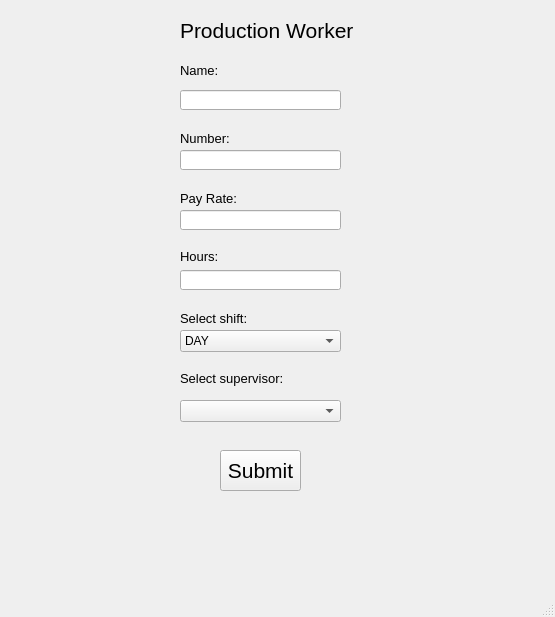
<?xml version="1.0" encoding="UTF-8"?>
<ui version="4.0">
 <class>MainWindow</class>
 <widget class="QMainWindow" name="MainWindow">
  <property name="geometry">
   <rect>
    <x>0</x>
    <y>0</y>
    <width>555</width>
    <height>617</height>
   </rect>
  </property>
  <property name="windowTitle">
   <string>MainWindow</string>
  </property>
  <widget class="QWidget" name="centralwidget">
   <widget class="QLabel" name="emp_name_label">
    <property name="geometry">
     <rect>
      <x>180</x>
      <y>60</y>
      <width>47</width>
      <height>21</height>
     </rect>
    </property>
    <property name="font">
     <font>
      <pointsize>10</pointsize>
     </font>
    </property>
    <property name="text">
     <string>Name:</string>
    </property>
   </widget>
   <widget class="QLineEdit" name="lineEditWorkName">
    <property name="geometry">
     <rect>
      <x>180</x>
      <y>90</y>
      <width>161</width>
      <height>20</height>
     </rect>
    </property>
   </widget>
   <widget class="QLabel" name="emp_num_label">
    <property name="geometry">
     <rect>
      <x>180</x>
      <y>130</y>
      <width>61</width>
      <height>16</height>
     </rect>
    </property>
    <property name="font">
     <font>
      <pointsize>10</pointsize>
     </font>
    </property>
    <property name="text">
     <string>Number:</string>
    </property>
   </widget>
   <widget class="QLineEdit" name="lineEditWorkNumber">
    <property name="geometry">
     <rect>
      <x>180</x>
      <y>150</y>
      <width>161</width>
      <height>20</height>
     </rect>
    </property>
   </widget>
   <widget class="QLabel" name="pr_work_label">
    <property name="geometry">
     <rect>
      <x>180</x>
      <y>20</y>
      <width>181</width>
      <height>20</height>
     </rect>
    </property>
    <property name="font">
     <font>
      <pointsize>16</pointsize>
     </font>
    </property>
    <property name="text">
     <string>Production Worker</string>
    </property>
   </widget>
   <widget class="QLabel" name="rate_label">
    <property name="geometry">
     <rect>
      <x>180</x>
      <y>190</y>
      <width>61</width>
      <height>16</height>
     </rect>
    </property>
    <property name="font">
     <font>
      <pointsize>10</pointsize>
     </font>
    </property>
    <property name="text">
     <string>Pay Rate:</string>
    </property>
   </widget>
   <widget class="QLabel" name="hours_label">
    <property name="geometry">
     <rect>
      <x>180</x>
      <y>250</y>
      <width>47</width>
      <height>13</height>
     </rect>
    </property>
    <property name="font">
     <font>
      <pointsize>10</pointsize>
     </font>
    </property>
    <property name="text">
     <string>Hours:</string>
    </property>
   </widget>
   <widget class="QLineEdit" name="lineEditRate">
    <property name="geometry">
     <rect>
      <x>180</x>
      <y>210</y>
      <width>161</width>
      <height>20</height>
     </rect>
    </property>
   </widget>
   <widget class="QLineEdit" name="lineEditHours">
    <property name="geometry">
     <rect>
      <x>180</x>
      <y>270</y>
      <width>161</width>
      <height>20</height>
     </rect>
    </property>
   </widget>
   <widget class="QComboBox" name="comboBoxWorkShift">
    <property name="geometry">
     <rect>
      <x>180</x>
      <y>330</y>
      <width>161</width>
      <height>22</height>
     </rect>
    </property>
    <item>
     <property name="text">
      <string>DAY</string>
     </property>
    </item>
    <item>
     <property name="text">
      <string>NIGHT</string>
     </property>
    </item>
    <item>
     <property name="text">
      <string>SWING</string>
     </property>
    </item>
   </widget>
   <widget class="QLabel" name="shift_label">
    <property name="geometry">
     <rect>
      <x>180</x>
      <y>310</y>
      <width>71</width>
      <height>16</height>
     </rect>
    </property>
    <property name="font">
     <font>
      <pointsize>10</pointsize>
     </font>
    </property>
    <property name="text">
     <string>Select shift:</string>
    </property>
   </widget>
   <widget class="QPushButton" name="pushButtonSubmitWorker">
    <property name="geometry">
     <rect>
      <x>220</x>
      <y>450</y>
      <width>81</width>
      <height>41</height>
     </rect>
    </property>
    <property name="font">
     <font>
      <pointsize>16</pointsize>
     </font>
    </property>
    <property name="autoFillBackground">
     <bool>true</bool>
    </property>
    <property name="text">
     <string>Submit</string>
    </property>
   </widget>
   <widget class="QLabel" name="label">
    <property name="geometry">
     <rect>
      <x>180</x>
      <y>370</y>
      <width>111</width>
      <height>16</height>
     </rect>
    </property>
    <property name="font">
     <font>
      <pointsize>10</pointsize>
     </font>
    </property>
    <property name="text">
     <string>Select supervisor:</string>
    </property>
   </widget>
   <widget class="QComboBox" name="comboBoxSupervisor">
    <property name="geometry">
     <rect>
      <x>180</x>
      <y>400</y>
      <width>161</width>
      <height>22</height>
     </rect>
    </property>
   </widget>
  </widget>
  <widget class="QMenuBar" name="menubar">
   <property name="geometry">
    <rect>
     <x>0</x>
     <y>0</y>
     <width>555</width>
     <height>21</height>
    </rect>
   </property>
  </widget>
  <widget class="QStatusBar" name="statusbar"/>
 </widget>
 <resources/>
 <connections/>
</ui>
